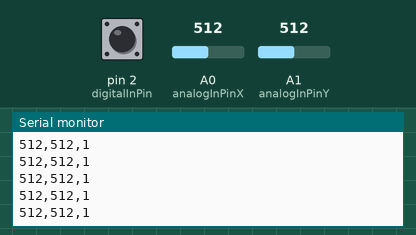
A sketch run on a simulated Arduino Uno, built with avr-gcc and run on an emulated ATmega328P. On the bench: the last lines printed to the serial monitor. The inputs (shaded band) are chosen by the test bench; at power-on: A1 (analogInPinY) = 512, A0 (analogInPinX) = 512, pin 2 (digitalInPin) HIGH.

Above: at 4.2 s.
4.3 s: A1 (analogInPinY) set to 984
At 4.9 s:
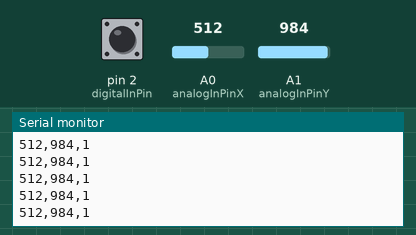
7.3 s: A1 (analogInPinY) set to 1009
At 8.2 s:
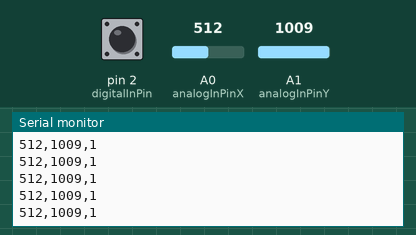
11.9 s: A0 (analogInPinX) set to 110
At 12.4 s:
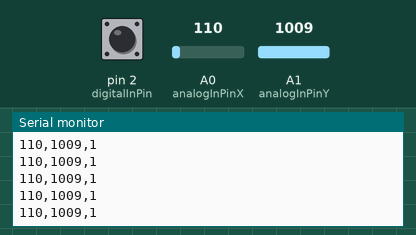
14.9 s: A0 (analogInPinX) set to 93
At 15.4 s:
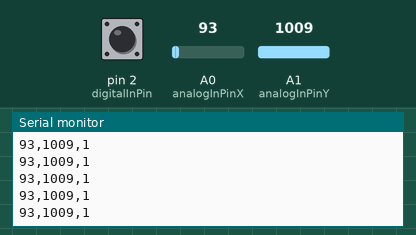
Timing chart, 0 to 17.4 s (numbered marks = the images above; inputs shaded):
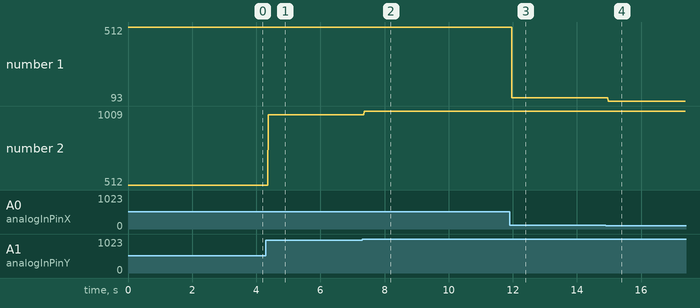

Measured:
- after the input at 4.3 s, the serial monitor: prints a new line after 0.07 s (image 1)
- after the input at 7.3 s, the serial monitor: prints a new line after 0.07 s (image 2)
- after the input at 11.9 s, the serial monitor: prints a new line after 0.07 s (image 3)
- after the input at 14.9 s, the serial monitor: prints a new line after 0.07 s (image 4)
- plotted number 1: 512 → 110 after the input at 11.9 s, 110 → 93 after the input at 14.9 s
- plotted number 2: 512 → 984 after the input at 4.3 s, 984 → 1009 after the input at 7.3 s

The sketch:

Joystick.ino
```cpp
// These constants won't change.  They're used to give names
// to the pins used:
const int analogInPinX = A0;
const int analogInPinY = A1;
const int digitalInPin = 2;

int JoystickValueX = 0;        // value read from the pot
int JoystickValueY = 0;        // value read from the pot
int JoystickButtonValue = 0;        // value read from the pot

int outputValue = 0;        // value output to the PWM (analog out)

void setup() {
  // initialize serial communications at 9600 bps:
  Serial.begin(9600);
  pinMode(digitalInPin, INPUT_PULLUP);
}

void loop() {
  // read the input values
  JoystickValueX = analogRead(analogInPinX);
  JoystickValueY = analogRead(analogInPinY);
  JoystickButtonValue = digitalRead(digitalInPin);


  // print the results to the serial monitor:
  Serial.print(JoystickValueX);
  Serial.print(",");
  Serial.print(JoystickValueY);
  Serial.print(",");
  Serial.println(JoystickButtonValue);


  // wait 100 milliseconds before the next loop
  // for the analog-to-digital converter to settle
  // after the last reading:
  delay(5);
}
```
